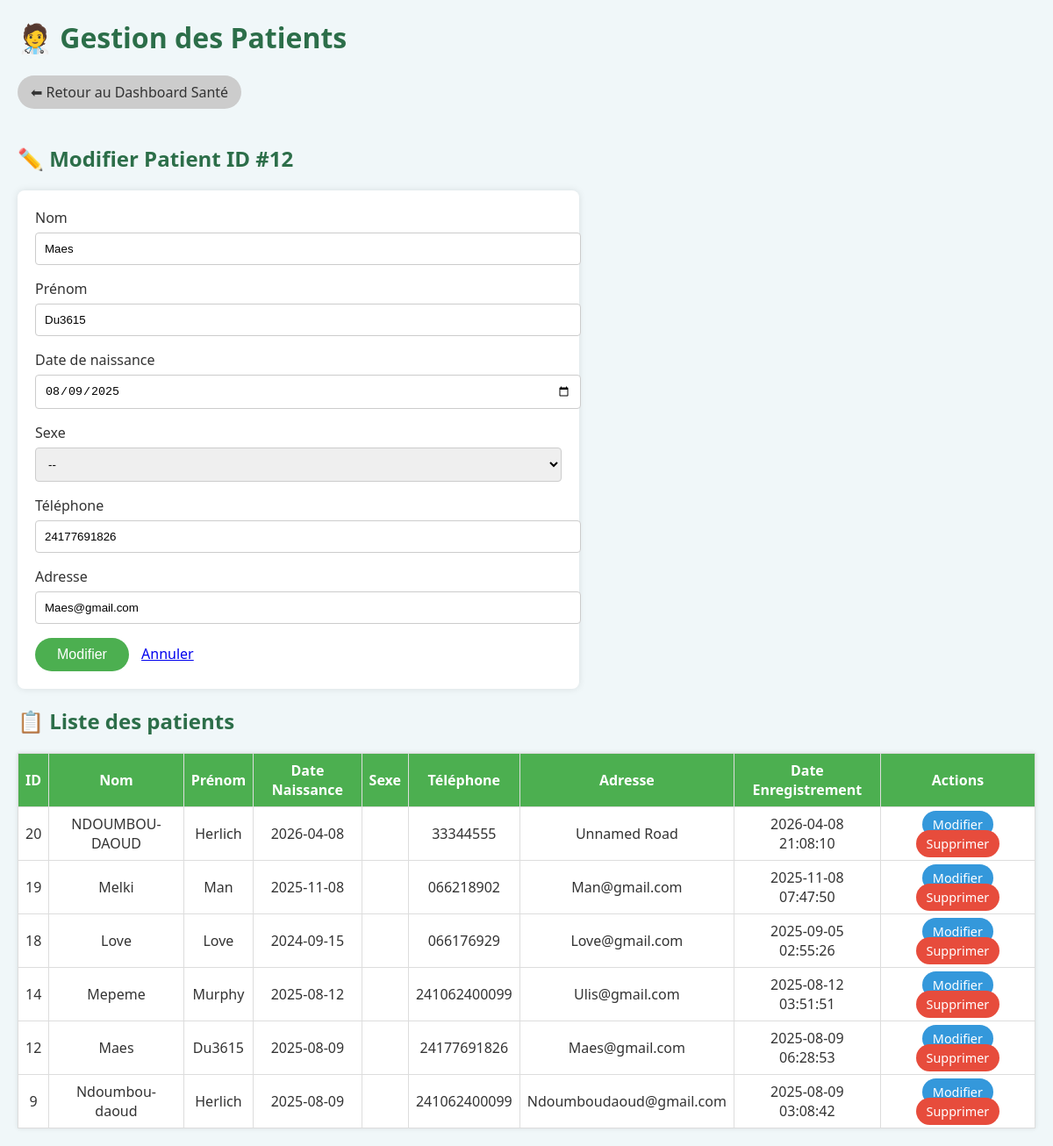
Page /patients.php?edit=12 on the committed database.
### tables this page shows
CREATE TABLE `patients` (
  `id` int(11) NOT NULL,
  `nom` varchar(100) NOT NULL,
  `prenom` varchar(100) NOT NULL,
  `date_naissance` date NOT NULL,
  `sexe` enum('M','F','Autre') NOT NULL,
  `telephone` varchar(20) DEFAULT NULL,
  `adresse` varchar(255) DEFAULT NULL,
  `date_enregistrement` datetime DEFAULT current_timestamp()
);

### patients.php (the view, shortened to what this page needs)
<?php
$host     = 'localhost';
$dbname   = 'monitoring';
$username = 'root';
$password = '';
try {
    $pdo = new PDO("mysql:host=$host;dbname=$dbname;charset=utf8mb4", $username, $password);
    $pdo->setAttribute(PDO::ATTR_ERRMODE, PDO::ERRMODE_EXCEPTION);
} catch(PDOException $e) {
    die("Erreur connexion : " . $e->getMessage());
}
$pdo->exec("
CREATE TABLE IF NOT EXISTS patients (
    id INT AUTO_INCREMENT PRIMARY KEY,
    nom VARCHAR(100) NOT NULL,
    prenom VARCHAR(100) NOT NULL,
    date_naissance DATE,
    sexe VARCHAR(10),
    telephone VARCHAR(20),
    adresse VARCHAR(255),
    date_enregistrement DATETIME DEFAULT CURRENT_TIMESTAMP
)
");
$editPatient = null;
if (isset($_GET['edit'])) {
    $stmt = $pdo->prepare("SELECT * FROM patients WHERE id=?");
    $stmt->execute([$_GET['edit']]);
    $editPatient = $stmt->fetch(PDO::FETCH_ASSOC);
}
$patients = $pdo->query("SELECT * FROM patients ORDER BY date_enregistrement DESC")->fetchAll();
?>
<!DOCTYPE html>
<html lang="fr">
<head>
</head>
<body>
<header>
    <h1>🧑‍⚕️ Gestion des Patients</h1>
</header>
<div class="return-btn">
    <a href="dashboard_health.php">⬅ Retour au Dashboard Santé</a>
</div>
<?php if ($editPatient): ?>
    <h2>✏️ Modifier Patient ID #<?= htmlspecialchars($editPatient['id']) ?></h2>
    <form method="post">
        <label>Nom</label>
        <input type="text" name="nom" value="<?= htmlspecialchars($editPatient['nom']) ?>" required>
        <label>Prénom</label>
        <input type="text" name="prenom" value="<?= htmlspecialchars($editPatient['prenom']) ?>" required>
        <label>Date de naissance</label>
        <input type="date" name="date_naissance" value="<?= htmlspecialchars($editPatient['date_naissance']) ?>">
        <label>Sexe</label>
        <select name="sexe">
            <option value="" <?= $editPatient['sexe']==='' ? 'selected' : '' ?>>--</option>
        </select>
        <label>Téléphone</label>
        <input type="text" name="telephone" value="<?= htmlspecialchars($editPatient['telephone']) ?>">
        <label>Adresse</label>
        <input type="text" name="adresse" value="<?= htmlspecialchars($editPatient['adresse']) ?>">
        <button type="submit" name="modifier">Modifier</button>
        <a href="patients.php" style="margin-left: 10px;">Annuler</a>
    </form>
<?php endif; ?>
<h2>📋 Liste des patients</h2>
<table>
    <thead>
        <tr>
            <th>ID</th>
            <th>Nom</th>
            <th>Prénom</th>
            <th>Date Naissance</th>
            <th>Sexe</th>
            <th>Téléphone</th>
            <th>Adresse</th>
            <th>Date Enregistrement</th>
            <th>Actions</th>
        </tr>
    </thead>
    <tbody>
        <?php foreach ($patients as $p): ?>
        <tr>
            <td><?= htmlspecialchars($p['id']) ?></td>
            <td><?= htmlspecialchars($p['nom']) ?></td>
            <td><?= htmlspecialchars($p['prenom']) ?></td>
            <td><?= htmlspecialchars($p['date_naissance']) ?></td>
            <td><?= htmlspecialchars($p['sexe']) ?></td>
            <td><?= htmlspecialchars($p['telephone']) ?></td>
            <td><?= htmlspecialchars($p['adresse']) ?></td>
            <td><?= htmlspecialchars($p['date_enregistrement']) ?></td>
            <td class="actions">
                <a href="?edit=<?= $p['id'] ?>" class="btn-secondary">Modifier</a>
                <a href="?supprimer=<?= $p['id'] ?>" class="btn-danger" onclick="return confirm('Supprimer ce patient ?')">Supprimer</a>
            </td>
        </tr>
        <?php endforeach; ?>
    </tbody>
</table>
</body>
</html>

### patients.php (style rules this page uses)
body { font-family: 'Segoe UI', Tahoma, Geneva, Verdana, sans-serif; background: #f0f7f9; margin: 20px; color: #333; }
h1, h2 { color: #2c6e49; }
table { border-collapse: collapse; width: 100%; margin-top: 20px; background: white; box-shadow: 0 0 5px rgba(0,0,0,0.1); }
th, td { border: 1px solid #ddd; padding: 8px; text-align: center; }
th { background-color: #4caf50; color: white; }
form { background: white; padding: 20px; border-radius: 8px; box-shadow: 0 0 8px rgba(0,0,0,0.1); max-width: 600px; }
input[type=text], input[type=date], select { width: 100%; padding: 10px; margin: 6px 0 16px 0; border: 1px solid #ccc; border-radius: 4px; }
button { background-color: #4caf50; color: white; padding: 10px 25px; border: none; border-radius: 25px; cursor: pointer; font-size: 1rem; }
.btn-danger { background-color: #e74c3c; padding: 6px 12px; border-radius: 20px; color: white; text-decoration: none; }
.btn-secondary { background-color: #3498db; padding: 6px 12px; border-radius: 20px; color: white; text-decoration: none; }
.actions a { margin: 0 4px; font-size: 0.9rem; }
.return-btn a { display: inline-block; margin-bottom: 20px; background: #ccc; padding: 8px 15px; border-radius: 20px; color: #333; text-decoration: none; }

### rows in the picture
patients: id "12", nom "Maes", prenom "Du3615", date_naissance "08/09/2025", sexe "--", telephone "24177691826", adresse "Maes@gmail.com", date_naissance "2025-08-09", date_enregistrement "2025-08-09 06:28:53"
patients: id "20", nom "NDOUMBOU-DAOUD", prenom "Herlich", date_naissance "2026-04-08", telephone "33344555", adresse "Unnamed Road", date_enregistrement "2026-04-08 21:08:10"
patients: id "19", nom "Melki", prenom "Man", date_naissance "2025-11-08", telephone "066218902", adresse "Man@gmail.com", date_enregistrement "2025-11-08 07:47:50"
patients: id "18", nom "Love", prenom "Love", date_naissance "2024-09-15", telephone "066176929", adresse "Love@gmail.com", date_enregistrement "2025-09-05 02:55:26"
patients: id "14", nom "Mepeme", prenom "Murphy", date_naissance "2025-08-12", telephone "241062400099", adresse "Ulis@gmail.com", date_enregistrement "2025-08-12 03:51:51"
patients: id "9", nom "Ndoumbou-daoud", prenom "Herlich", date_naissance "2025-08-09", telephone "241062400099", adresse "Ndoumboudaoud@gmail.com", date_enregistrement "2025-08-09 03:08:42"
